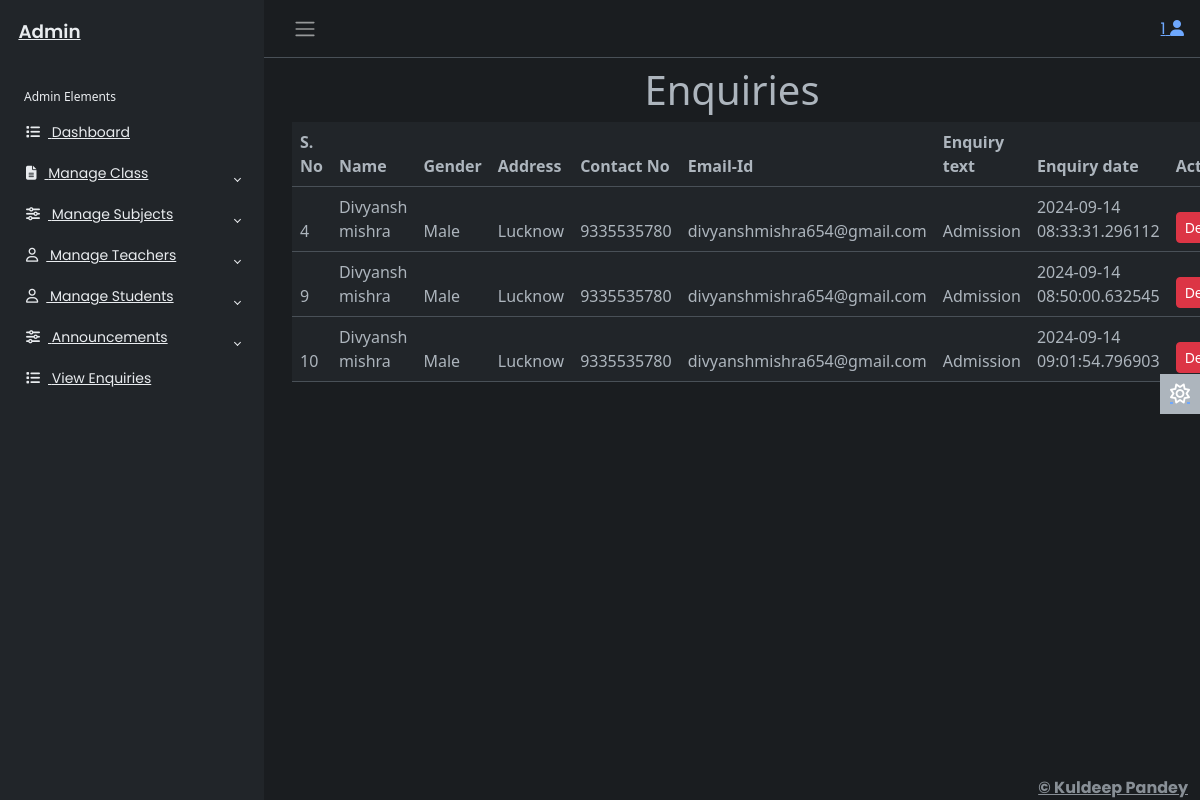
Page /adminapp/viewenquiry/ (signed in) on the committed database.
### smsapp/models.py (models this page shows)
class Enquiry(models.Model):
    name=models.CharField(max_length=50)
    gender=models.CharField(max_length=15)
    address=models.TextField()
    contactno=models.CharField(max_length=15)
    emailaddress=models.CharField(max_length=50)
    enquirytext=models.TextField()
    enquirydate=models.CharField(max_length=30)

### adminapp/views.py (the view)
# urls.py: path('viewenquiry/',views.viewenquiry,name='viewenquiry'),
@cache_control(no_store=True,no_cache=True,must_revalidate=True)
def viewenquiry(req):
    try:
        if req.session['adminid']!=None:
            adminid=req.session['adminid']
            enq=Enquiry.objects.all()
            return render(req,'viewenquiry.html',{'adminid':adminid,'enq':enq})
    except KeyError:
        return redirect('login')

### adminapp/templates/viewenquiry.html
{% extends 'adminbase.html' %}
{% load static %}
{% block admin %}
<div class="row">
  <div class="col-sm-12">
    <h1 class="text-center">Enquiries</h1>
    <table class="table">
     <thead>
        <tr>
            <th>S. No</th>
            <th>Name</th>
            <th>Gender</th>
            <th>Address</th>
            <th>Contact No</th>
            <th>Email-Id</th>
            <th>Enquiry text</th>
            <th>Enquiry date</th>
            <th>Action</th>
        </tr>
        {% for e in enq %}
        <tr>
            <td>{{e.id}}</td>
            <td>{{e.name}}</td>
            <td>{{e.gender}}</td>
            <td>{{e.address}}</td>
            <td>{{e.contactno}}</td>
            <td>{{e.emailaddress}}</td>
            <td>{{e.enquirytext}}</td>
            <td>{{e.enquirydate}}</td>
            <td>
                <a href="{% url 'adminapp:delenq' id=e.id %}" class="btn btn-sm btn-danger">Delete</a>
            </td>
        </tr>
        {% endfor %}
     </thead>
    </table>
  </div>
</div>
{% endblock %}

### adminapp/static/css/adminstyle.css (style rules this page uses)
body { font-family: 'Poppins', sans-serif; font-size: 0.875rem; opacity: 1; overflow-y: scroll; margin: 0; }
a { cursor: pointer; text-decoration: none; font-family: 'Poppins', sans-serif; }

### rows in the picture
Enquiry: id "4", name "Divyansh mishra", gender "Male", address "Lucknow", contactno "9335535780", emailaddress "divyanshmishra654@gmail.com", enquirytext "Admission", enquirydate "2024-09-14 08:33:31.296112"
Enquiry: id "9", name "Divyansh mishra", gender "Male", address "Lucknow", contactno "9335535780", emailaddress "divyanshmishra654@gmail.com", enquirytext "Admission", enquirydate "2024-09-14 08:50:00.632545"
Enquiry: id "10", name "Divyansh mishra", gender "Male", address "Lucknow", contactno "9335535780", emailaddress "divyanshmishra654@gmail.com", enquirytext "Admission", enquirydate "2024-09-14 09:01:54.796903"

### other values in the picture
{{ adminid }} "1"
